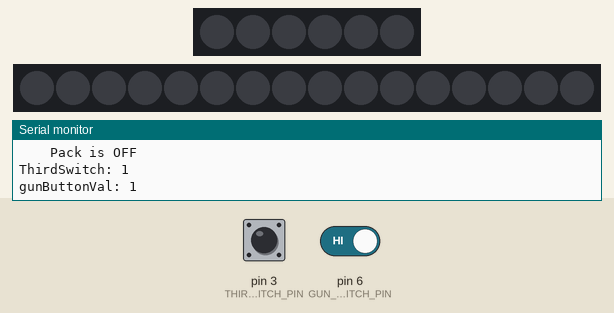
A sketch run on a simulated Arduino Uno, built with avr-gcc and run on an emulated ATmega328P. Shown: 6 RGB LEDs in strip order, left to right, 16 RGB LEDs in strip order, left to right, the last lines printed to the serial monitor. The inputs (shaded band) are chosen by the test bench; at power-on: pin 3 (THIRD_SWITCH_PIN) HIGH, pin 6 (GUN_SWITCH_PIN) HIGH.

Above: at 1.2 s.
1.3 s: pin 3 (THIRD_SWITCH_PIN) pulled LOW for 1 s
At 1.91 s:
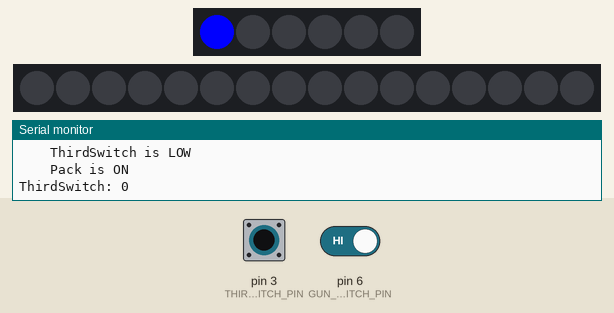
3.8 s: pin 3 (THIRD_SWITCH_PIN) pulled LOW for 3.2 s
At 5.76 s:
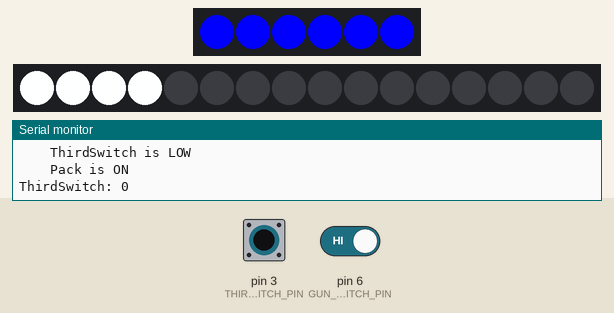
8.5 s: pin 3 (THIRD_SWITCH_PIN) driven LOW and pin 6 (GUN_SWITCH_PIN) driven LOW
At 10.47 s:
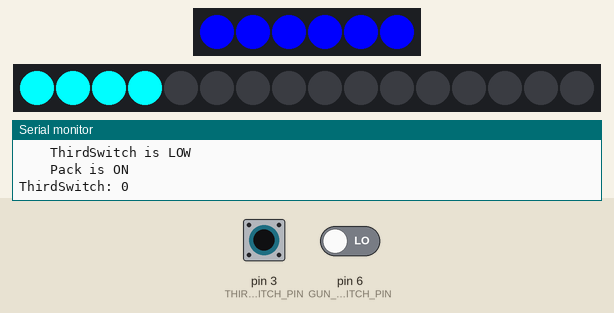
11.5 s: pin 6 (GUN_SWITCH_PIN) driven HIGH
At 11.61 s:
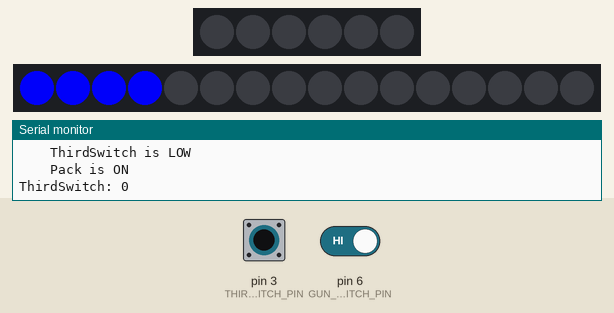
13.1 s: pin 6 (GUN_SWITCH_PIN) driven LOW
At 13.19 s:
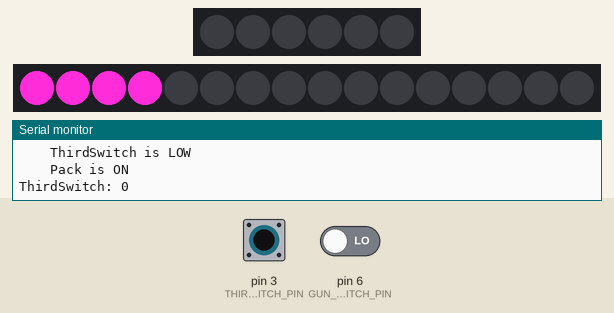
16.1 s: pin 3 (THIRD_SWITCH_PIN) driven HIGH
At 17.6 s:
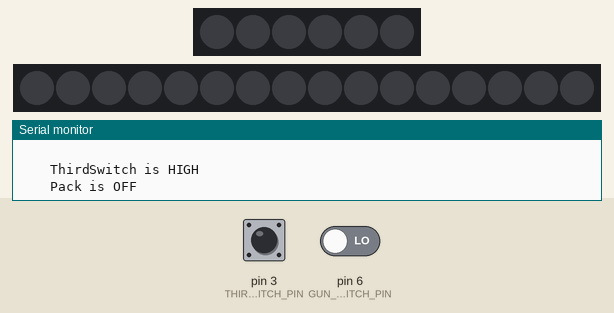
Timing chart, 0 to 19.1 s (numbered marks = the images above; inputs shaded):
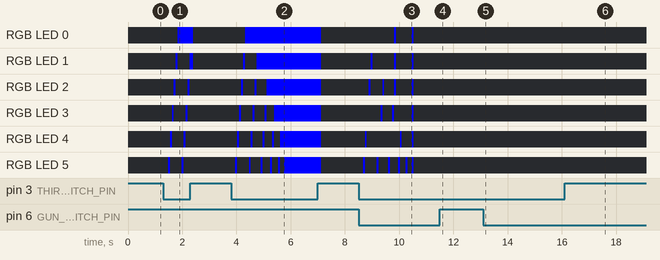

The sketch:

update_system.ino
```cpp
#include <Adafruit_NeoPixel.h>

#ifdef __AVR__
  #include <avr/power.h>
#endif

////////////////////// Neo Pixel and Related Vairables //////////////////////
//pin associated with graph
#define PIN_GRAPH 4
//total count of LEDs in graph
#define GRAPH_PIXEL 6
//graph LEDs
Adafruit_NeoPixel graph(GRAPH_PIXEL, PIN_GRAPH, NEO_GRB + NEO_KHZ800);

//pin associated with cyclo
#define PIN_CYCLO 5
//total count of LEDs in cyclo
#define CYCLO_PIXEL 16
//count of LEDs in each individual tube
#define CYCLO_TUBE 4
unsigned int currCycloTime = millis();
unsigned int prevCycloTime = millis();
int cycloDelayValue = 1;
int cyclo_start_index = 0;
int currBright = 0;
//cyclo LEDs
Adafruit_NeoPixel cyclo(CYCLO_PIXEL, PIN_CYCLO, NEO_GRB + NEO_KHZ800);
////////////////////// ////////////////////// //////////////////////

////////////////////// SWITCH PIN //////////////////////
//#define BLUE_THIRD_PIN_SWITCH 2
#define THIRD_SWITCH_PIN 3

////////////////////// ////////////////////// //////////////////////

////////////////////// COLOR VARIABLES //////////////////////
//bright is for not burning my eyes during testing
//used to control the brightness of LEDs
// 0 <= BRIGHT <= 255
#define BRIGHT 255.0
//colors used in the program and for testing
uint32_t BLUE = graph.Color(0,0,BRIGHT);
uint32_t RED = graph.Color(BRIGHT,0,0);
uint32_t GREEN = graph.Color(0,BRIGHT,0);
uint32_t DARK = graph.Color(0,0,0);

//make it a percentage to correlate with variable BRIGHT
uint32_t ORANGE = graph.Color(BRIGHT, BRIGHT*(25.0/255.0), 0);
uint32_t ORANGE_TWO = graph.Color(BRIGHT, BRIGHT*(45.0/255.0), 0);
uint32_t PURPLE = graph.Color(BRIGHT,0,BRIGHT*(150.0/255.0));
//pink BRIGHT, BRIGHT*(25.0/255.0), BRIGHT*(50.0/255.0)
//light purple BRIGHT, BRIGHT*(25.0/255.0), BRIGHT*(200.0/255.0)
//bright purple BRIGHT, BRIGHT*(5.0/255.0), BRIGHT*(200.0/255.0)
//teal 0 ,BRIGHT*(150.0/255.0), BRIGHT*(200.0/255.0)
//uint32_t PLAY = graph.Color(BRIGHT, BRIGHT*(45.0/255.0), 0);
////////////////////// ////////////////////// //////////////////////


////////////////////// Main Loop Values //////////////////////
//int thirdSwitchState = 0;
int start_up = true;
int warm_up = false;
int active = false;
int START = 0;
int run_down_index = 0;
int graph_pixel_curr = 1;

////////////////////// ////////////////////// //////////////////////
//it takes three seconds to start up the gun and fire
////////////////////// Gun Variables //////////////////////
#define GUN_SWITCH_PIN 6
uint32_t currColor = RED;
int CUR_GUN_STATE = 1;
int gunSwitchWait = 150;
unsigned long currGunTime = millis();
unsigned long prevGunTime = millis();
////////////////////// ////////////////////// //////////////////////

void setup() {
  // put your setup code here, to run once:
  Serial.begin(9600);
  graph.begin();
  cyclo.begin();
  pinMode(THIRD_SWITCH_PIN, INPUT_PULLUP);
  pinMode(GUN_SWITCH_PIN, INPUT_PULLUP);

}


void loop() {
    //redesigning the system so start up sequence is more fluid
    int thirdSwitchState = digitalRead(THIRD_SWITCH_PIN);
    int gunButtonVal = digitalRead(GUN_SWITCH_PIN);

    Serial.print("\nThirdSwitch: ");
    Serial.print(thirdSwitchState);

    Serial.print("\ngunButtonVal: ");
    Serial.print(gunButtonVal);
    Serial.print("\n\t");

    //Serial.print(value);
    //delay(1000);

    if(thirdSwitchState == LOW){
        Serial.print("\n\t\tThirdSwitch is LOW\n");
        Serial.print("\n\t\tPack is ON\n");
        currGunTime = millis();
        currCycloTime = millis();
        //this means the button is active - let the sequence run


        if(start_up){
            //run the set up sequence
            if(graph_pixel_curr <= (GRAPH_PIXEL-run_down_index) ){
                //the pixel is still running down the graph
                //set the pixel to blue
                graph.setPixelColor(GRAPH_PIXEL-run_down_index, BLUE);
                graph.show();
                //program the restep to be dark
                graph.setPixelColor(GRAPH_PIXEL-run_down_index, DARK);
                //increment the rundown pixel
                run_down_index++;
            }else{
                //all pixels have been filled on the graph- the time for set_up is over
                //clear the graph
                graph.clear();
                //fill the graph from the bottom with color
                graph.fill(BLUE, 0, graph_pixel_curr);
                graph.show();
                //make the cyclo light up a bit
                //wake_up_cyclo(graph_pixel_curr);
                //increment the curr pixal
                graph_pixel_curr++;
                //reset rundown pixel
                run_down_index = 0;
                //this means that the graph is now filled for the first time, meaning startup is over
                if(graph_pixel_curr > GRAPH_PIXEL){
                    //setting bargraph values back to start so graph fills from bottom
                    graph_pixel_curr = 1;
                    //make sure it doesn't run the setup again
                    start_up = false;
                    //start the warm up
                    warm_up = true;
                }
            }
        }

        if(warm_up){
          //TODO: Adding warm up sequence
            //fade_tube(1);
            //if(done){
                warm_up = false;
                active = true;
            //}
        }

        if(gunButtonVal == LOW){
          if(currGunTime - prevGunTime > gunSwitchWait){
            gun_state();
            graph.fill(DARK, 0, GRAPH_PIXEL);
            graph.show();
            prevGunTime = currGunTime;
          }
        }

        if(active){
          //cyclotron is in an active state, make the thing spin
          if(currCycloTime - prevCycloTime > cycloDelayValue){
            if(cyclo_start_index >= CYCLO_PIXEL){
              cyclo_start_index = 0;
            }
            if(currBright > BRIGHT){
              currBright = 0;
            }else{
              currBright++;
            }
            cyclo.fill(currColor-currBright, cyclo_start_index, CYCLO_TUBE);
            cyclo.show();
            prevCycloTime = currCycloTime;
          }


        }

    }else{
        //button is high - turn the pack off
        Serial.print("\n\t\tThirdSwitch is HIGH\n");
        Serial.print("\n\t\tPack is OFF\n");
        //reset active, warm up and start up sequences
        active = false;
        warm_up = false;
        start_up = true;
        //reset graph variables
        graph_pixel_curr = 1;
        run_down_index = 0;
        //reset gun logic
        CUR_GUN_STATE = 1;
        currColor = RED;
        //reset cyclo logic
        currBright = 0;
        cyclo_start_index = 0;
        //clear function not workin in these cases
        graph.fill(DARK, 0, GRAPH_PIXEL);
        cyclo.fill(DARK, 0, CYCLO_PIXEL);
        graph.show();
        cyclo.show();


    }

}

/**
 *Returns an color to change the NEOPIXEL lights
*/
void gun_state(){
  //uint32_t GunColor;
  if(CUR_GUN_STATE > 3){
    //reset to 0
    CUR_GUN_STATE = 0;
  }
  switch (CUR_GUN_STATE) {
    case 0:
      // Orange would be the default
      //this would be the default state
      currColor = RED;
      break;
    case 1:
      // slime
      // return green
      currColor = GREEN;
      break;
    case 2:
      // ice
      // return blue
      currColor = BLUE;
      break;
    case 3:
      // firing
      currColor = ORANGE_TWO;
      break;
    default:
      //default would be red
      currColor = RED;
      break;
  }
  //increment
  CUR_GUN_STATE++;

}

void wake_up_cyclo(int curr_pixel){
    //Each time the graph pixel is incremented, the cyclo is increased in brightness
    for(int i = 0; i <= int( BRIGHT / ((GRAPH_PIXEL+1) - curr_pixel)); i++){
    //cyclo.Color(255-i,0,0) -> Allows you to control the color brightness with forloop
    //cyclo.fill(color, starting index, number of LEDs to fill from starting index);
    //for Rene, change 4 to 5
    cyclo.fill(cyclo.Color(i,0,0), 0, CYCLO_PIXEL);
    cyclo.show();
    //fade_delay is set to 1 when active, 4 when in startup
    delay(4);
  }
  cyclo.fill(DARK, 0, CYCLO_PIXEL);
  cyclo.show();
}

void fade_tube(int FADE_DELAY){
    /*START = start FADE_DELAY = delay*/
  //if START is greater than the pixel count, reset it to 0
  if(START >= CYCLO_PIXEL){
    START = 0;
  }

  //this for loop creates a fade effect
  for(int i = 0; i <= BRIGHT; i++){
    //cyclo.Color(255-i,0,0) -> Allows you to control the color brightness with forloop
    //cyclo.fill(color, starting index, number of LEDs to fill from starting index);
    cyclo.fill(currColor-i, START, CYCLO_TUBE);
    cyclo.show();
    //fade_delay is set to 1 when active, 4 when in startup
    delay(FADE_DELAY);
  }
  //increments the starting index
  //return START + CYCLO_TUBE;
}
```

Measured:
- after the input at 1.3 s, RGB LED 0: off → RGB(0, 0, 255) after 0.54 s, → off 0.58 s later; RGB LED 1: off → RGB(0, 0, 255) after 0.47 s, → off 0.07 s later, → RGB(0, 0, 255) 0.43 s later, → off 0.15 s later
- after the input at 3.8 s, RGB LED 0: off → RGB(0, 0, 255) after 0.52 s, → off 2.8 s later; RGB LED 1: off → RGB(0, 0, 255) after 0.45 s, → off 0.07 s later, → RGB(0, 0, 255) 0.43 s later, → off 2.4 s later
- after the input at 8.5 s, RGB LED 0: alternates RGB(0, 0, 255) for 0.07 s and off for 0.57 s, starting after 1.3 s; RGB LED 1: goes RGB(0, 0, 255) 0.07 s, off 0.79 s, RGB(0, 0, 255) 0.07 s, off 0.57 s, RGB(0, 0, 255) 0.07 s, then off, starting after 0.45 s
- after the input at 13.1 s, the LEDs: first differ from a run without the input after 0.09 s (image 5)
- after the input at 16.1 s, the LEDs: first differ from a run without the input after 0.10 s (image 6)
